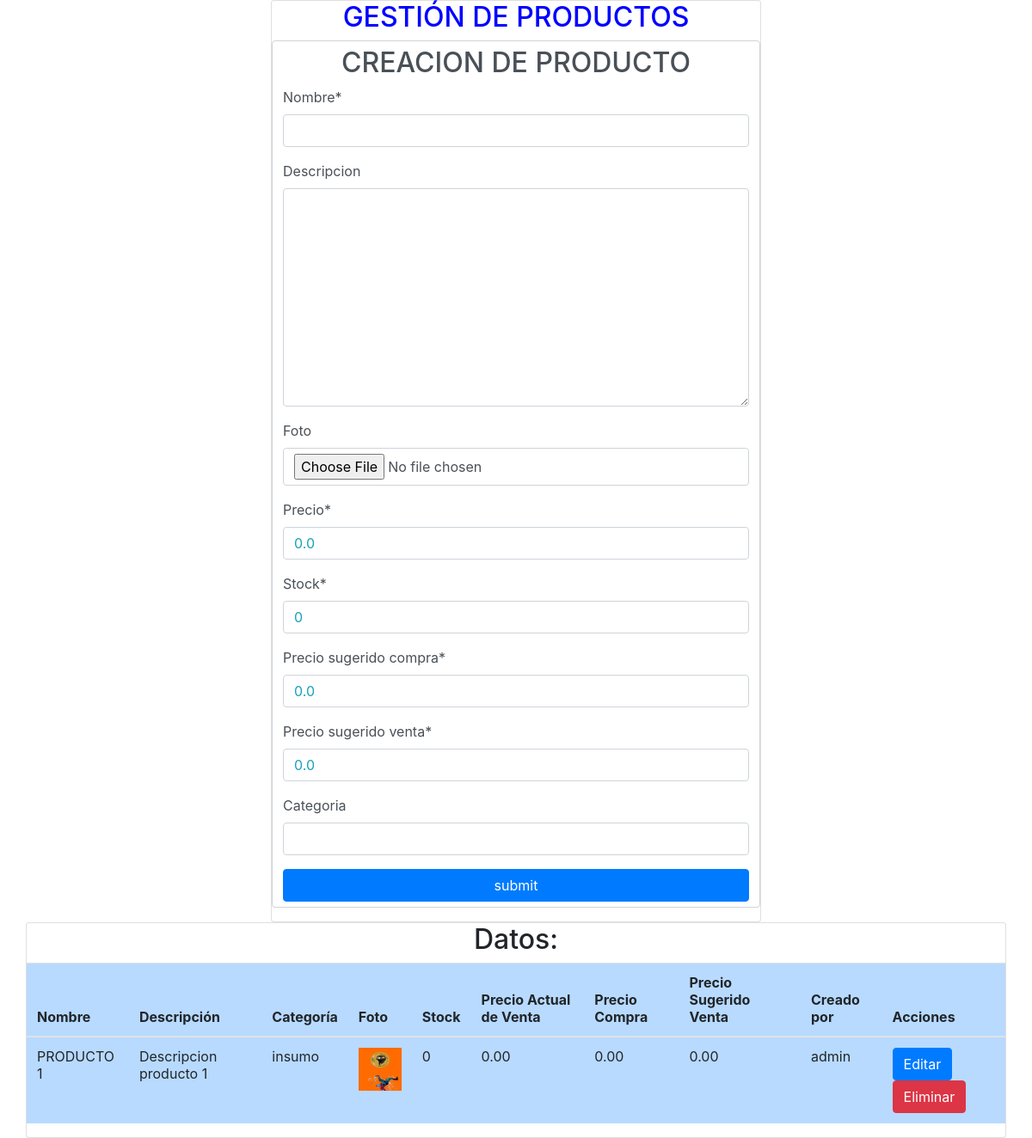
Page /contabilidad/crear_producto/ on the earlier database version.
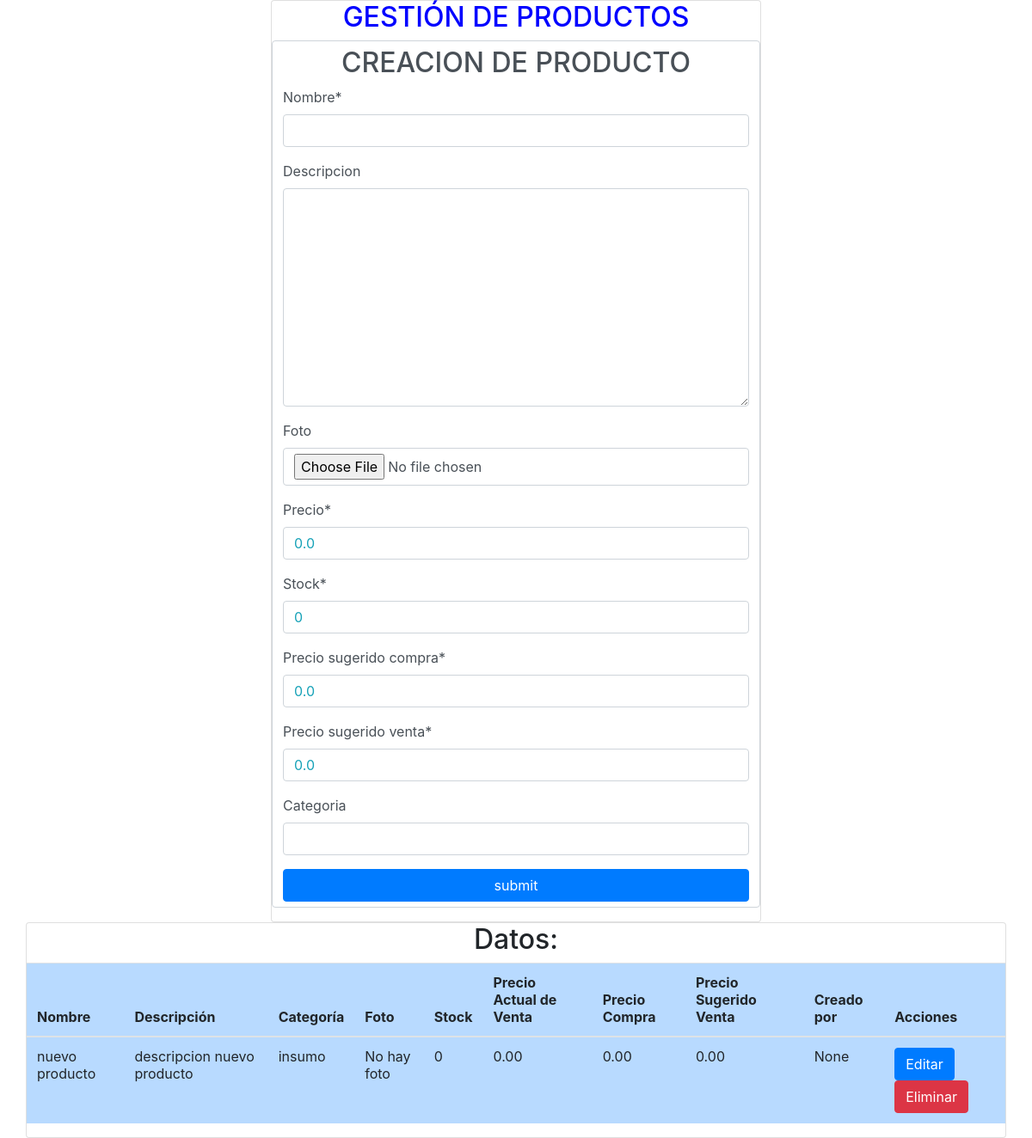
Same page on the later database version.
### contabilidad/models.py (models this page shows, shortened)
class Producto(models.Model):
    nombre = models.CharField(max_length=255)
    descripcion = models.TextField(blank=True, null=True)
    foto = models.ImageField(upload_to='productos/', blank=True, null=True)
    precio = models.DecimalField(max_digits=10, decimal_places=2, default=0.00)
    stock = models.PositiveIntegerField(default=0)
    precio_sugerido_compra = models.DecimalField(max_digits=10, decimal_places=2, default=0.00)
    precio_sugerido_venta = models.DecimalField(max_digits=10, decimal_places=2, default=0.00)
    categoria = models.CharField(max_length=100, blank=True, null=True)
    creado_por = models.ForeignKey(
        settings.AUTH_USER_MODEL, on_delete=models.CASCADE, related_name='productos_creados', null=True, blank=True
    )

### contabilidad/views.py (the view, shortened to what this page needs)
# urls.py: path('crear_producto/', views.Crear_producto.as_view(), name='crear_producto'),
class Crear_producto(generic.FormView):
    model = m.Producto
    form_class = f.CreateProducto
    template_name = 'producto_list.html'
    def get_context_data(self, **kwargs):
        kwargs.update({
            'productos': m.Producto.objects.all(),
            'form': self.get_form(),
        })
        return super().get_context_data(**kwargs)

### contabilidad/forms.py
class CreateProducto(forms.ModelForm):
    class Meta:
        model = m.Producto
        fields = ['nombre', 'descripcion', 'foto', 'precio', 'stock',
                  'precio_sugerido_compra', 'precio_sugerido_venta', 'categoria']
    def __init__(self, *args, **kwargs):
        super().__init__(*args, **kwargs)
        self.fields["nombre"].widget.attrs.update({"class": "text-info"})
        self.fields["descripcion"].widget.attrs.update({"class": "text-info"})
        self.fields["precio"].widget.attrs.update({"class": "text-info"})
        self.fields["stock"].widget.attrs.update({"class": "text-info"})
        self.fields["precio_sugerido_compra"].widget.attrs.update({"class": "text-info"})
        self.fields["precio_sugerido_venta"].widget.attrs.update({"class": "text-info"})
        self.fields["categoria"].widget.attrs.update({"class": "text-info"})

### contabilidad/templates/producto_list.html (shortened to what this page needs)
{% load static %}
{% load crispy_forms_tags %}
<html>
<head>
    <link rel="stylesheet" href="https://cdn.jsdelivr.net/npm/bootstrap@4.0.0/dist/css/bootstrap.min.css">
</head>
<body class=" container">
    <div class=" row d-flex justify-content-center">
        <div class=" card w-50">
            <div class="h2 text-center w-100" style="color: blue">GESTIÓN DE PRODUCTOS</div>
            <form id="formulario" method="POST"
            {% if form2 is not None %}
             action="{% url 'contabilidad:editar_producto' object.id %}"
                enctype="multipart/form-data"
                {% else %}
             action="{% url 'contabilidad:crear_producto' %}"
                enctype="multipart/form-data"
                {% endif %}
             class="form-control  ">
                    {% if form2 is not None %}
                    <div class="h2 d-flex justify-content-center"> ACTUALIZACIÓN DE PRODUCTO</div>
                    {{ form2|crispy }}
                    {% else %}
                    <div class="h2 d-flex justify-content-center"> CREACION DE PRODUCTO</div>
                    {{ form|crispy }}
                    {% endif %}
                    <button type="submit" class="btn btn-primary w-100">
                        submit
                    </button>
            </form>
        </div>
    </div>
    <div class=" row d-flex justify-content-center">
        <div class=" card w-100">
            <h2 class="w-100 d-flex justify-content-center">Datos:</h2>
            <table class="table w-100 table-primary ">
                <thead class="table-primary">
                    <tr>
                        <th>Nombre</th>
                        <th>Descripción</th>
                        <th>Categoría</th>
                        <th>Foto</th>
                        <th>Stock</th>
                        <th>Precio Actual de Venta</th>
                        <th>Precio Compra</th>
                        <th>Precio Sugerido Venta</th>
                        <th>Creado por</th>
                        <th>Acciones</th>
                    </tr>
                </thead>
                <tbody id="tabla-datos">
                    {% for producto in productos %}
                    <tr>
                        <td>{{ producto.nombre }}</td>
                        <td>{{ producto.descripcion }}</td>
                        <td>{{ producto.categoria }}</td>
                        <td>
                            {% if producto.foto %}
                            <img src="{{ producto.foto.url }}" alt="Foto del producto" style="width: 50px; height: 50px;">
                            {% else %}
                            No hay foto
                            {% endif %}
                        </td>
                        <td>{{ producto.stock }}</td>
                        <td>{{ producto.precio }}</td>
                        <td>{{ producto.precio_sugerido_compra }}</td>
                        <td>{{ producto.precio_sugerido_venta }}</td>
                        <td>{{ producto.creado_por }}</td>
                        <td>
                            <a class="btn btn-primary" href="{% url 'contabilidad:editar_producto' producto.id %}"> Editar</a>
                            <form action="{% url 'contabilidad:eliminar_producto' producto.id %}" method="post" style="display:inline;">
                                <button type="submit" class="btn btn-danger" onclick="return confirm('¿Estás seguro de que quieres eliminar este producto?');">Eliminar</button>
                            </form>
                        </td>
                    </tr>
                    {% endfor %}
                </tbody>
            </table>
        </div>
    </div>
</body>
</html>

Differences in the rows shown:
removed Producto: nombre "PRODUCTO 1", descripcion "Descripcion producto 1", categoria "insumo", foto (picture), stock "0", precio "0.00", precio_sugerido_compra "0.00", precio_sugerido_venta "0.00", creado_por "admin"
added Producto: nombre "nuevo producto", descripcion "descripcion nuevo producto", categoria "insumo", foto "No hay foto", stock "0", precio "0.00", precio_sugerido_compra "0.00", precio_sugerido_venta "0.00", creado_por "None"
